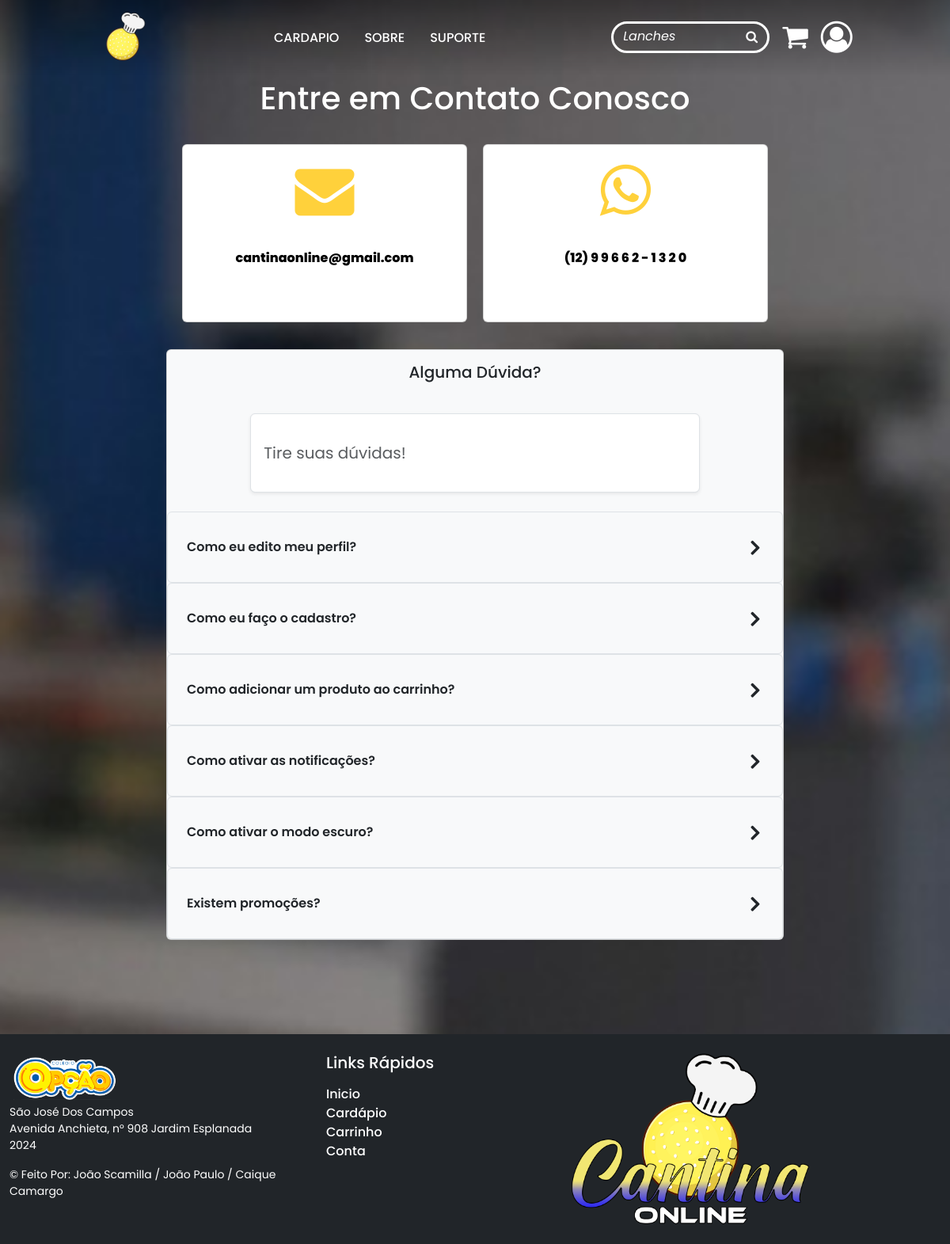
Page /Suporte on the committed database.
### tables this page shows
CREATE TABLE `faq` (
  `id` int(11) NOT NULL,
  `pergunta` varchar(100) NOT NULL,
  `resposta` varchar(500) NOT NULL
);

### app/core/Controller.php (called while the page is built, shortened)
<?php
class Controller
{
    public function loadingTemplate($nameView, $dadosModel = array())
    {
        require './app/views/client/template.php';
    }
    public function loadingView($nameView, $dadosModel = array())
    {
        extract($dadosModel);
        require './app/views/client/'.$nameView.'.php';
    }
}

### app/controllers/SuporteController.php (called while the page is built, shortened)
<?php
class SuporteController extends Controller
{
    public function index()
    {
        $elementos = new \app\models\Elementos;
        $faq = $elementos->getFAQ();
        $this->loadingTemplate('vw_suporte', array('faq' => $faq));
    }
}

### index.php (called while the page is built, shortened)
<?php
$c = new Core();

### app/models/Elementos.php (called while the page is built, shortened)
<?php
class Elementos
{
    public function getFAQ()
    {
        $this->database = new \app\models\Database;
        $this->database->getConnection();
        $comando = "SELECT * FROM faq";
        $resultado = $this->database->select($comando);
        return $resultado;
    }
}

### app/models/Database.php (called while the page is built, shortened)
<?php
class Database
{
    private $host = 'localhost';
    private $dbName = 'cantinaonline';
    private $username = 'root';
    private $password = '';
    private $conn = null;
    public function getConnection()
    {
        if ($this->conn == null) {
            try {
                $this->conn = new \PDO("mysql:host=" . $this->host . ";dbname=" . $this->dbName, $this->username, $this->password);
                $this->conn->exec("set names utf8");
            } catch (\PDOException $exception) {
                echo "Erro de conexão: " . $exception->getMessage();
            }
        }
        return $this->conn;
    }
    public function select($comando)
    {
        try{
            $sql = $this->conn->prepare($comando);
            $sql->execute();
            return $sql->fetchAll(\PDO::FETCH_ASSOC);
        }
        catch (\PDOException $e){
            return false;
            }
    }
    public function closeConnection()
    {
        $this->conn = null;
    }
}

### app/views/client/vw_suporte.php (the view, shortened to what this page needs)
<div class='alto-sobre-bg-primary tituloSuporte-custom'>
  <h1 class="p-3 text-center">Entre em Contato Conosco</h1>
</div>
<div class="d-flex justify-content-center align-items-center cards-container">
  <div class="card card-sobre" id="card-sobre">
    <i class="fa fa-envelope iconsSuporte-custom"></i>
    <div class="card-body">
      <a href="https://criarmeulink.com.br/u/1732403309" class="card-suportetext">cantinaonline@gmail.com</a>
    </div>
  </div>
  <div class="card card-sobre" id="card-sobre">
    <i class="fa fa-whatsapp iconsSuporte-custom"></i>
    <div class="card-body">
      <a href="https://w.app/jbEdT0" class="card-suportetext">(12) 9 9 6 6 2 - 1 3 2 0 </a>
    </div>
  </div>
  <div class="card card-input bg-light d-flex align-items-center justify-content-center m-4 rounded"
    id="card-suporte-pergunta">
    <div class="w-75 overflow-y-auto">
      <div class="m-2 d-flex flex-column justify-content-center align-items-center gap-4">
        <h5 class="text-center p-2 text-custom">Alguma Dúvida?</h5>
        <input type="text" class="form-control form-control-lg mb-3 shadow-sm rounded" name="duvidas"
          placeholder="Tire suas dúvidas!" style="height: 100px;" id='input-search-suport'>
      </div>
    </div>
    <div id="faq" class="w-100">
      <?php
      for ($c = 0; $c < count($faq); $c++) {
        echo "<div data-bs-toggle='collapse' data-bs-target='#" . $faq[$c]['id'] . "' aria-expanded='false' aria-controls='" . $faq[$c]['id'] . "' class= 'd-flex cursor-pointer justify-content-between align-items-center flex-row border-top border rounded p-4 w-100'><div class='pergunta'>" . $faq[$c]['pergunta'] . "</div>
<i class='fa fa-angle-right mostrar-resposta' type='button'>
</i>
</div>
<div class='collapse' id='" . $faq[$c]['id'] . "'>
<div class='card card-body collapse-custom text-custom w-100 border-0'>
" . $faq[$c]['resposta'] . "
</div>
</div>
";
      }
      ?>
    </div>
  </div>
</div>

### public/assets/style/basic/elements.css (style rules this page uses)
* { margin: 0px; padding: 0px; font-family: 'Poppins', sans-serif; }

### public/assets/style/suporte/suporte.css (style rules this page uses)
.tituloSuporte-custom { margin-top: 7%; }
.card-sobre { width: 225px; height: 225px; display: flex; align-items: center; justify-content: center; flex-direction: column; }
.card-suportetext { text-decoration: none; color: black; padding: 20px; font-weight: 800; cursor: pointer; }
.iconsSuporte-custom { font-size: 75px; padding: 20px; }
#card-suporte-pergunta { max-height: 65%; max-width: 65%; }
.pergunta { font-weight: 600; }
.mostrar-resposta { padding: 5px; font-weight: 800; font-size: 30px; }
@media (min-width: 716px) { .cards-container { flex-wrap: wrap; } }
@media (min-width: 716px) { .card-sobre { width: 30%; margin: 10px; } }
@media (min-width: 716px) { .card-input { width: 100%; margin-top: 20px; } }

### public/assets/style/tema/claro.css (style rules this page uses)
body { background-color: #fafafa; }
.tituloSuporte-custom { color: white; }
.iconsSuporte-custom { color: #ffd13b; }

### rows in the picture
faq: pergunta "Como eu edito meu perfil?"
faq: pergunta "Como eu faço o cadastro?"
faq: pergunta "Como adicionar um produto ao carrinho?"
faq: pergunta "Como ativar as notificações?"
faq: pergunta "Como ativar o modo escuro?"
faq: pergunta "Existem promoções?"
